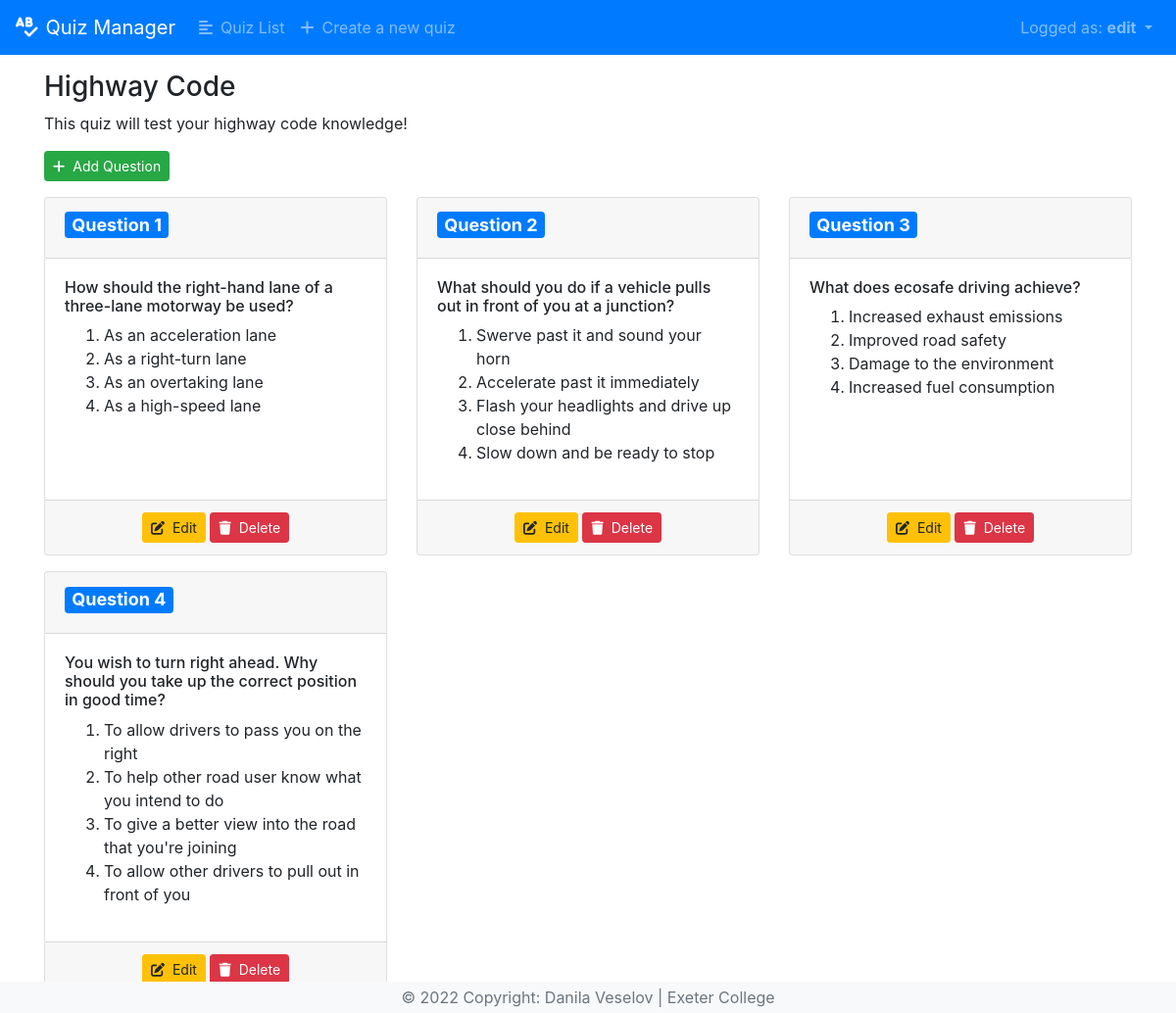
Page /quiz/highway-code/detail/ (signed in) on the committed database.
### quiz/models.py (models this page shows, shortened)
class Quiz(models.Model):
    name = models.CharField(max_length=200)
    slug = models.SlugField(null=False, unique=True)
    description = models.TextField(blank=True)
    class Meta:
        verbose_name = 'Quiz'
        verbose_name_plural = 'Quizzes'

class Question(models.Model):
    quiz = models.ForeignKey(Quiz, on_delete=models.CASCADE)
    question = models.CharField(max_length=500)

class Answer(models.Model):
    answer = models.CharField(max_length=300)
    is_correct = models.BooleanField(default=False)
    question = models.ForeignKey(Question, on_delete=models.CASCADE)

### quiz/views.py (the view)
# urls.py: path('quiz/<slug:slug>/detail/', QuizDetailView.as_view(), name='detail'),
class QuizDetailView(AuthRequiredMixin, DetailView):
    model = Quiz

### templates/quiz/quiz_detail.html
{% extends 'base.html' %}
{% load crispy_forms_tags %}
{% block content %}
<section>
  <div class="container">
    <h3>{{ quiz.name }}</h3>
    <p>{{ quiz.description }}</p>
    <p>
      {% if request.user.is_superuser %}
        <a href="{% url 'quiz:question_create' quiz.slug %}" class="btn btn-sm btn-success"><i class="fa-solid fa-plus mr-2"></i>Add Question</a>
      {% endif %}
    </p>
    <div class="row">
      {% for question in quiz.question_set.all %}
        <div class="col-md-4 mb-3">
          <div class="card h-100">
            <div class="card-header">
              <h4><span class="badge badge-primary">Question {{ forloop.counter }}</span></h4>
            </div>
            <div class="card-body">
              <h6>{{ question.question }}</h6>
              {% if request.user.is_staff %}
                <ol>
                  {% for answer in question.answer_set.all %}
                    <li>{{ answer.answer }}</li>
                  {% endfor %}
                </ol>
              {% endif %}
            </div>
            {% if request.user.is_superuser %}
              <div class="card-footer text-center">
                <a href="{% url 'quiz:question_update' question.pk %}" class="btn btn-sm btn-warning"><i class="fa-solid fa-pen-to-square mr-2"></i>Edit</a>
                <a href="{% url 'quiz:question_delete' question.pk %}" class="btn btn-sm btn-danger"><i class="fa-solid fa-trash mr-2"></i>Delete</a>
              </div>
            {% endif %}
          </div>
        </div>
      {% endfor %}
    </div>
  </div>
</section>
{% endblock content %}

### templates/base.html (shortened to what this page needs)
{% load static %}
<!DOCTYPE html>
<html>
<head>
  <link rel="stylesheet" type="text/css" href="{% static "css/bootstrap.min.css" %}">
  <link rel="stylesheet" type="text/css" href="{% static 'css/all.min.css' %}">
</head>
<body>
  <nav class="navbar navbar-expand-lg navbar-dark bg-primary mb-3">
    <a class="navbar-brand" href="{% url 'quiz:list' %}"><i class="fa-solid fa-spell-check mr-2"></i>Quiz Manager</a>
    <div class="collapse navbar-collapse" id="navbarNavDropdown">
      <ul class="navbar-nav">
        {% url 'quiz:list' as url %}
        <li class="nav-item {% if request.path == url %}active{% endif %}"><a class="nav-link" href="{{ url }}"><i class="fa-solid fa-align-left mr-2"></i>Quiz List</a></li>
        {% if request.user.is_superuser %}
          {% url 'quiz:create' as url %}
          <li class="nav-item {% if request.path == url %}active{% endif %}"><a class="nav-link" href="{{ url }}"><i class="fa-solid fa-plus mr-2"></i></i>Create a new quiz</a></li>
        {% endif %}
      </ul>
      <ul class="navbar-nav ml-auto">
        <li class="nav-item dropdown">
          <a class="nav-link dropdown-toggle" href="#" id="navbarDropdownMenuLink" data-toggle="dropdown" aria-haspopup="true" aria-expanded="false">
            Logged as: <b>{{ request.user }}</b>
          </a>
        </li>
      </ul>
    </div>
  </nav>
  {% block content %}
  {% endblock content %}
  <footer class="page-footer font-small bg-light fixed-bottom">
    <div class="footer-copyright text-center py-1 text-muted">© 2022 Copyright: Danila Veselov | Exeter College</div>
  </footer>
</body>
</html>

### rows in the picture
Quiz: name "Highway Code", description "This quiz will test your highway code knowledge!"
Question: question "How should the right-hand lane of a three-lane motorway be used?"
Answer: answer "As an acceleration lane"
Answer: answer "As a right-turn lane"
Answer: answer "As an overtaking lane"
Answer: answer "As a high-speed lane"
Question: question "What should you do if a vehicle pulls out in front of you at a junction?"
Answer: answer "Swerve past it and sound your horn"
Answer: answer "Accelerate past it immediately"
Answer: answer "Flash your headlights and drive up close behind"
Answer: answer "Slow down and be ready to stop"
Question: question "What does ecosafe driving achieve?"
Answer: answer "Increased exhaust emissions"
Answer: answer "Improved road safety"
Answer: answer "Damage to the environment"
Answer: answer "Increased fuel consumption"
Question: question "You wish to turn right ahead. Why should you take up the correct position in good time?"
Answer: answer "To allow drivers to pass you on the right"
Answer: answer "To help other road user know what you intend to do"
Answer: answer "To give a better view into the road that you're joining"
Answer: answer "To allow other drivers to pull out in front of you"

### other values in the picture
{{ request.user }} "edit"
